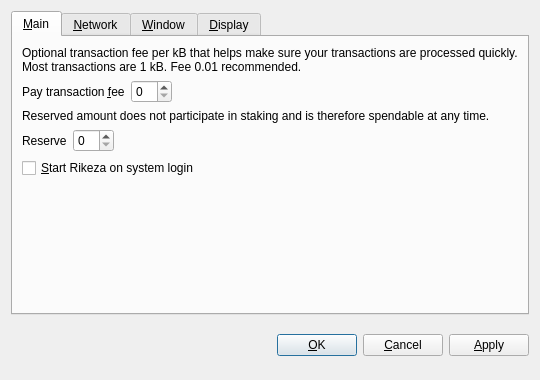
<?xml version="1.0" encoding="UTF-8"?>
<ui version="4.0">
 <class>OptionsDialog</class>
 <widget class="QDialog" name="OptionsDialog">
  <property name="geometry">
   <rect>
    <x>0</x>
    <y>0</y>
    <width>540</width>
    <height>380</height>
   </rect>
  </property>
  <property name="windowTitle">
   <string>Options</string>
  </property>
  <property name="modal">
   <bool>true</bool>
  </property>
  <layout class="QVBoxLayout" name="verticalLayout">
   <item>
    <widget class="QTabWidget" name="tabWidget">
     <property name="tabPosition">
      <enum>QTabWidget::North</enum>
     </property>
     <property name="currentIndex">
      <number>0</number>
     </property>
     <widget class="QWidget" name="tabMain">
      <attribute name="title">
       <string>&amp;Main</string>
      </attribute>
      <layout class="QVBoxLayout" name="verticalLayout_Main">
       <item>
        <widget class="QLabel" name="transactionFeeInfoLabel">
         <property name="text">
          <string>Optional transaction fee per kB that helps make sure your transactions are processed quickly. Most transactions are 1 kB. Fee 0.01 recommended.</string>
         </property>
         <property name="textFormat">
          <enum>Qt::PlainText</enum>
         </property>
         <property name="wordWrap">
          <bool>true</bool>
         </property>
        </widget>
       </item>
       <item>
        <layout class="QHBoxLayout" name="horizontalLayoutFee">
         <item>
          <widget class="QLabel" name="transactionFeeLabel">
           <property name="text">
            <string>Pay transaction &amp;fee</string>
           </property>
           <property name="textFormat">
            <enum>Qt::PlainText</enum>
           </property>
           <property name="buddy">
            <cstring>transactionFee</cstring>
           </property>
          </widget>
         </item>
         <item>
          <widget class="BitcoinAmountField" name="transactionFee"/>
         </item>
         <item>
          <spacer name="horizontalSpacerFee">
           <property name="orientation">
            <enum>Qt::Horizontal</enum>
           </property>
           <property name="sizeHint" stdset="0">
            <size>
             <width>40</width>
             <height>20</height>
            </size>
           </property>
          </spacer>
         </item>
        </layout>
       </item>
       <item>
        <widget class="QLabel" name="reserveBalanceInfoLabel">
         <property name="text">
          <string>Reserved amount does not participate in staking and is therefore spendable at any time.</string>
         </property>
         <property name="textFormat">
          <enum>Qt::PlainText</enum>
         </property>
         <property name="wordWrap">
          <bool>true</bool>
         </property>
        </widget>
       </item>
       <item>
        <layout class="QHBoxLayout" name="horizontalLayoutReserveBalance">
         <item>
          <widget class="QLabel" name="reserveBalanceLabel">
           <property name="text">
            <string>Reserve</string>
           </property>
           <property name="textFormat">
            <enum>Qt::PlainText</enum>
           </property>
           <property name="buddy">
            <cstring>reserveBalance</cstring>
           </property>
          </widget>
         </item>
         <item>
          <widget class="BitcoinAmountField" name="reserveBalance"/>
         </item>
         <item>
          <spacer name="horizontalSpacerReserveBalance">
           <property name="orientation">
            <enum>Qt::Horizontal</enum>
           </property>
           <property name="sizeHint" stdset="0">
            <size>
             <width>40</width>
             <height>20</height>
            </size>
           </property>
          </spacer>
         </item>
        </layout>
       </item>
       <item>
        <widget class="QCheckBox" name="bitcoinAtStartup">
         <property name="toolTip">
          <string>Automatically start Rikeza after logging in to the system.</string>
         </property>
         <property name="text">
          <string>&amp;Start Rikeza on system login</string>
         </property>
        </widget>
       </item>
       <item>
        <spacer name="verticalSpacer_Main">
         <property name="orientation">
          <enum>Qt::Vertical</enum>
         </property>
         <property name="sizeHint" stdset="0">
          <size>
           <width>20</width>
           <height>40</height>
          </size>
         </property>
        </spacer>
       </item>
      </layout>
     </widget>
     <widget class="QWidget" name="tabNetwork">
      <attribute name="title">
       <string>&amp;Network</string>
      </attribute>
      <layout class="QVBoxLayout" name="verticalLayout_Network">
       <item>
        <widget class="QCheckBox" name="mapPortUpnp">
         <property name="toolTip">
          <string>Automatically open the Rikeza client port on the router. This only works when your router supports UPnP and it is enabled.</string>
         </property>
         <property name="text">
          <string>Map port using &amp;UPnP</string>
         </property>
        </widget>
       </item>
       <item>
        <widget class="QCheckBox" name="connectSocks">
         <property name="toolTip">
          <string>Connect to the Rikeza network through a SOCKS proxy (e.g. when connecting through Tor).</string>
         </property>
         <property name="text">
          <string>&amp;Connect through SOCKS proxy:</string>
         </property>
        </widget>
       </item>
       <item>
        <layout class="QHBoxLayout" name="horizontalLayout_Network">
         <item>
          <widget class="QLabel" name="proxyIpLabel">
           <property name="text">
            <string>Proxy &amp;IP:</string>
           </property>
           <property name="textFormat">
            <enum>Qt::PlainText</enum>
           </property>
           <property name="buddy">
            <cstring>proxyIp</cstring>
           </property>
          </widget>
         </item>
         <item>
          <widget class="QValidatedLineEdit" name="proxyIp">
           <property name="maximumSize">
            <size>
             <width>140</width>
             <height>16777215</height>
            </size>
           </property>
           <property name="toolTip">
            <string>IP address of the proxy (e.g. 127.0.0.1)</string>
           </property>
          </widget>
         </item>
         <item>
          <widget class="QLabel" name="proxyPortLabel">
           <property name="text">
            <string>&amp;Port:</string>
           </property>
           <property name="textFormat">
            <enum>Qt::PlainText</enum>
           </property>
           <property name="buddy">
            <cstring>proxyPort</cstring>
           </property>
          </widget>
         </item>
         <item>
          <widget class="QLineEdit" name="proxyPort">
           <property name="maximumSize">
            <size>
             <width>55</width>
             <height>16777215</height>
            </size>
           </property>
           <property name="toolTip">
            <string>Port of the proxy (e.g. 9050)</string>
           </property>
          </widget>
         </item>
         <item>
          <widget class="QLabel" name="socksVersionLabel">
           <property name="text">
            <string>SOCKS &amp;Version:</string>
           </property>
           <property name="textFormat">
            <enum>Qt::PlainText</enum>
           </property>
           <property name="buddy">
            <cstring>socksVersion</cstring>
           </property>
          </widget>
         </item>
         <item>
          <widget class="QValueComboBox" name="socksVersion">
           <property name="toolTip">
            <string>SOCKS version of the proxy (e.g. 5)</string>
           </property>
          </widget>
         </item>
         <item>
          <spacer name="horizontalSpacer_Network">
           <property name="orientation">
            <enum>Qt::Horizontal</enum>
           </property>
           <property name="sizeHint" stdset="0">
            <size>
             <width>40</width>
             <height>20</height>
            </size>
           </property>
          </spacer>
         </item>
        </layout>
       </item>
       <item>
        <spacer name="verticalSpacer_Network">
         <property name="orientation">
          <enum>Qt::Vertical</enum>
         </property>
         <property name="sizeHint" stdset="0">
          <size>
           <width>20</width>
           <height>40</height>
          </size>
         </property>
        </spacer>
       </item>
      </layout>
     </widget>
     <widget class="QWidget" name="tabWindow">
      <attribute name="title">
       <string>&amp;Window</string>
      </attribute>
      <layout class="QVBoxLayout" name="verticalLayout_Window">
       <item>
        <widget class="QCheckBox" name="minimizeToTray">
         <property name="toolTip">
          <string>Show only a tray icon after minimizing the window.</string>
         </property>
         <property name="text">
          <string>&amp;Minimize to the tray instead of the taskbar</string>
         </property>
        </widget>
       </item>
       <item>
        <widget class="QCheckBox" name="minimizeOnClose">
         <property name="toolTip">
          <string>Minimize instead of exit the application when the window is closed. When this option is enabled, the application will be closed only after selecting Quit in the menu.</string>
         </property>
         <property name="text">
          <string>M&amp;inimize on close</string>
         </property>
        </widget>
       </item>
       <item>
        <spacer name="verticalSpacer_Window">
         <property name="orientation">
          <enum>Qt::Vertical</enum>
         </property>
         <property name="sizeHint" stdset="0">
          <size>
           <width>20</width>
           <height>40</height>
          </size>
         </property>
        </spacer>
       </item>
      </layout>
     </widget>
     <widget class="QWidget" name="tabDisplay">
      <attribute name="title">
       <string>&amp;Display</string>
      </attribute>
      <layout class="QVBoxLayout" name="verticalLayout_Display">
       <item>
        <layout class="QHBoxLayout" name="horizontalLayout_1_Display">
         <item>
          <widget class="QLabel" name="langLabel">
           <property name="text">
            <string>User Interface &amp;language:</string>
           </property>
           <property name="textFormat">
            <enum>Qt::PlainText</enum>
           </property>
           <property name="buddy">
            <cstring>lang</cstring>
           </property>
          </widget>
         </item>
         <item>
          <widget class="QValueComboBox" name="lang">
           <property name="toolTip">
            <string>The user interface language can be set here. This setting will take effect after restarting Rikeza.</string>
           </property>
          </widget>
         </item>
        </layout>
       </item>
       <item>
        <layout class="QHBoxLayout" name="horizontalLayout_2_Display">
         <item>
          <widget class="QLabel" name="unitLabel">
           <property name="text">
            <string>&amp;Unit to show amounts in:</string>
           </property>
           <property name="textFormat">
            <enum>Qt::PlainText</enum>
           </property>
           <property name="buddy">
            <cstring>unit</cstring>
           </property>
          </widget>
         </item>
         <item>
          <widget class="QValueComboBox" name="unit">
           <property name="toolTip">
            <string>Choose the default subdivision unit to show in the interface and when sending coins.</string>
           </property>
          </widget>
         </item>
        </layout>
       </item>
       <item>
        <widget class="QCheckBox" name="displayAddresses">
         <property name="toolTip">
          <string>Whether to show Rikeza addresses in the transaction list or not.</string>
         </property>
         <property name="text">
          <string>&amp;Display addresses in transaction list</string>
         </property>
        </widget>
       </item>
       <item>
        <widget class="QCheckBox" name="coinControlFeatures">
         <property name="toolTip">
          <string>Whether to show coin control features or not.</string>
         </property>
         <property name="text">
          <string>Display coin &amp;control features (experts only!)</string>
         </property>
        </widget>
       </item>
       <item>
        <spacer name="verticalSpacer_Display">
         <property name="orientation">
          <enum>Qt::Vertical</enum>
         </property>
         <property name="sizeHint" stdset="0">
          <size>
           <width>20</width>
           <height>40</height>
          </size>
         </property>
        </spacer>
       </item>
      </layout>
     </widget>
    </widget>
   </item>
   <item>
    <layout class="QHBoxLayout" name="horizontalLayout_Buttons">
     <item>
      <spacer name="horizontalSpacer_1">
       <property name="orientation">
        <enum>Qt::Horizontal</enum>
       </property>
       <property name="sizeHint" stdset="0">
        <size>
         <width>40</width>
         <height>48</height>
        </size>
       </property>
      </spacer>
     </item>
     <item>
      <widget class="QLabel" name="statusLabel">
       <property name="font">
        <font>
         <weight>75</weight>
         <bold>true</bold>
        </font>
       </property>
       <property name="text">
        <string/>
       </property>
       <property name="textFormat">
        <enum>Qt::PlainText</enum>
       </property>
       <property name="wordWrap">
        <bool>true</bool>
       </property>
      </widget>
     </item>
     <item>
      <spacer name="horizontalSpacer_2">
       <property name="orientation">
        <enum>Qt::Horizontal</enum>
       </property>
       <property name="sizeHint" stdset="0">
        <size>
         <width>40</width>
         <height>48</height>
        </size>
       </property>
      </spacer>
     </item>
     <item>
      <widget class="QPushButton" name="okButton">
       <property name="text">
        <string>&amp;OK</string>
       </property>
      </widget>
     </item>
     <item>
      <widget class="QPushButton" name="cancelButton">
       <property name="text">
        <string>&amp;Cancel</string>
       </property>
       <property name="autoDefault">
        <bool>false</bool>
       </property>
      </widget>
     </item>
     <item>
      <widget class="QPushButton" name="applyButton">
       <property name="text">
        <string>&amp;Apply</string>
       </property>
       <property name="autoDefault">
        <bool>false</bool>
       </property>
      </widget>
     </item>
    </layout>
   </item>
  </layout>
 </widget>
 <customwidgets>
  <customwidget>
   <class>BitcoinAmountField</class>
   <extends>QSpinBox</extends>
   <header>bitcoinamountfield.h</header>
  </customwidget>
  <customwidget>
   <class>QValueComboBox</class>
   <extends>QComboBox</extends>
   <header>qvaluecombobox.h</header>
  </customwidget>
  <customwidget>
   <class>QValidatedLineEdit</class>
   <extends>QLineEdit</extends>
   <header>qvalidatedlineedit.h</header>
  </customwidget>
 </customwidgets>
 <resources/>
 <connections/>
</ui>
